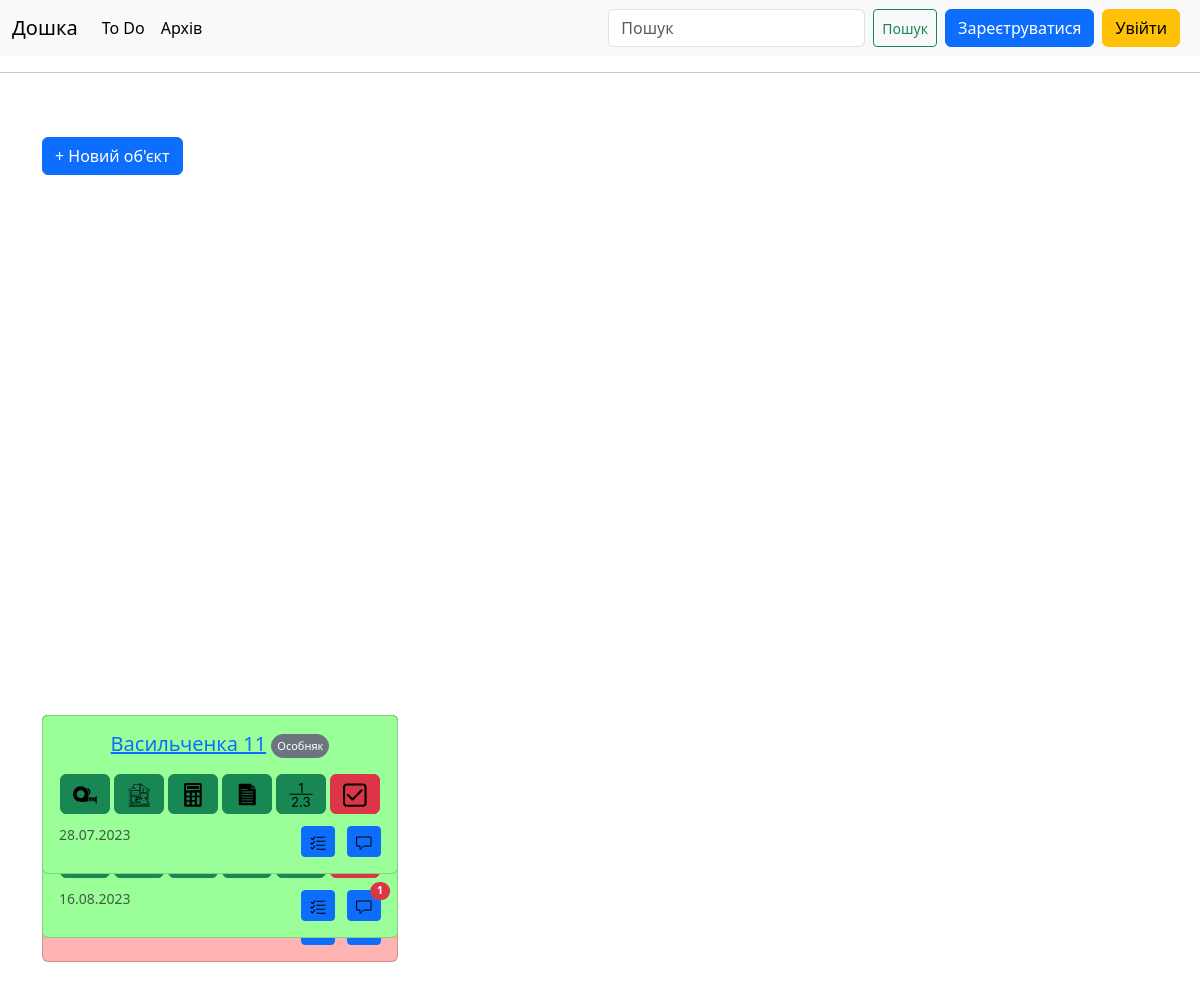
Before: / with the older database file.
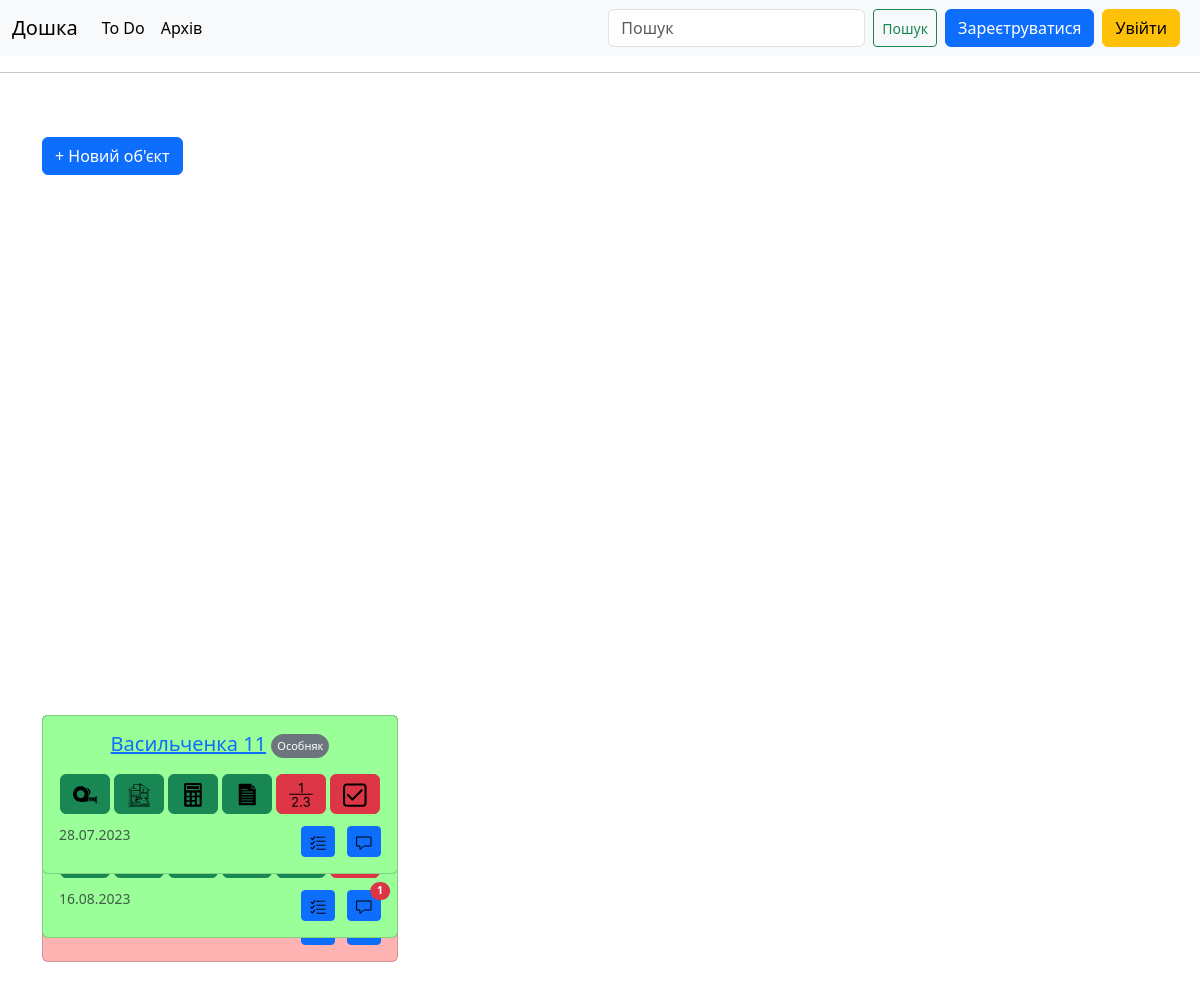
After: the same page with the newer database file.
### bord/views.py (the view)
# urls.py: path('', views.index, name='index'),
def index(request):
    subjects = Subject.objects.order_by('priority', '-date_added')
    context = {'subjects': subjects}
    for subject in subjects:
        subject.unfinished_subtasks_count = subject.subtask_set.filter(done=False).count()
    return render(request, 'bord/index.html', context)

### bord/models.py (called while the page is built)
    def __str__(self):
        return self.name

    def get_measured(self):
        if self.measured:
            return 'btn btn-success'
        else:
            return 'btn btn-danger'

    def get_drawn(self):
        if self.drawn:
            return 'btn btn-success'
        else:
            return 'btn btn-danger'

    def get_calculated(self):
        if self.calculated:
            return 'btn btn-success'
        else:
            return 'btn btn-danger'

    def get_typed(self):
        if self.typed:
            return 'btn btn-success'
        else:
            return 'btn btn-danger'

    def get_numbered(self):
        if self.numbered:
            return 'btn btn-success'
        else:
            return 'btn btn-danger'

    def get_done(self):
        if self.done:
            return 'btn btn-success'
        else:
            return 'btn btn-danger'

    def get_priority(self):
        if self.priority == 'AA':
            return '#ffb3b3'
        if self.priority == 'BB':
            return '#fffa75'
        if self.priority == 'CC':
            return '#9bff99'

### bord/templates/bord/index.html (shortened to what the changed rows need)
{% extends "bord/base.html" %}

Changed rows visible on the page:
changed Subject "Васильченка 11": numbered True → False (drawn)
